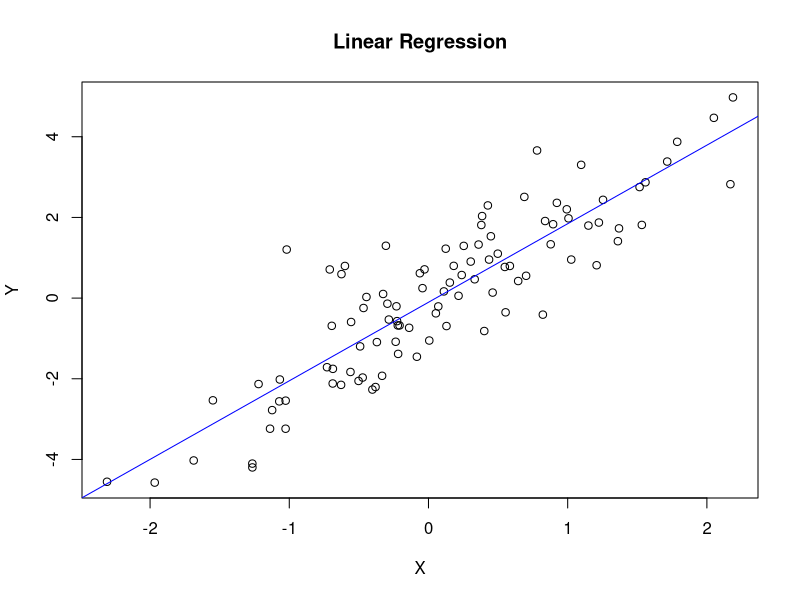

R code for this plot:
set.seed(123)
x <- rnorm(100)
y <- 2*x + rnorm(100)
data <- data.frame(x=x, y=y)
model <- lm(y ~ x, data = data)
summary(model)
# visualizing
plot(y ~ x, data = data, main = "Linear Regression", xlab = "X", ylab = "Y")
abline(model, col = "blue")